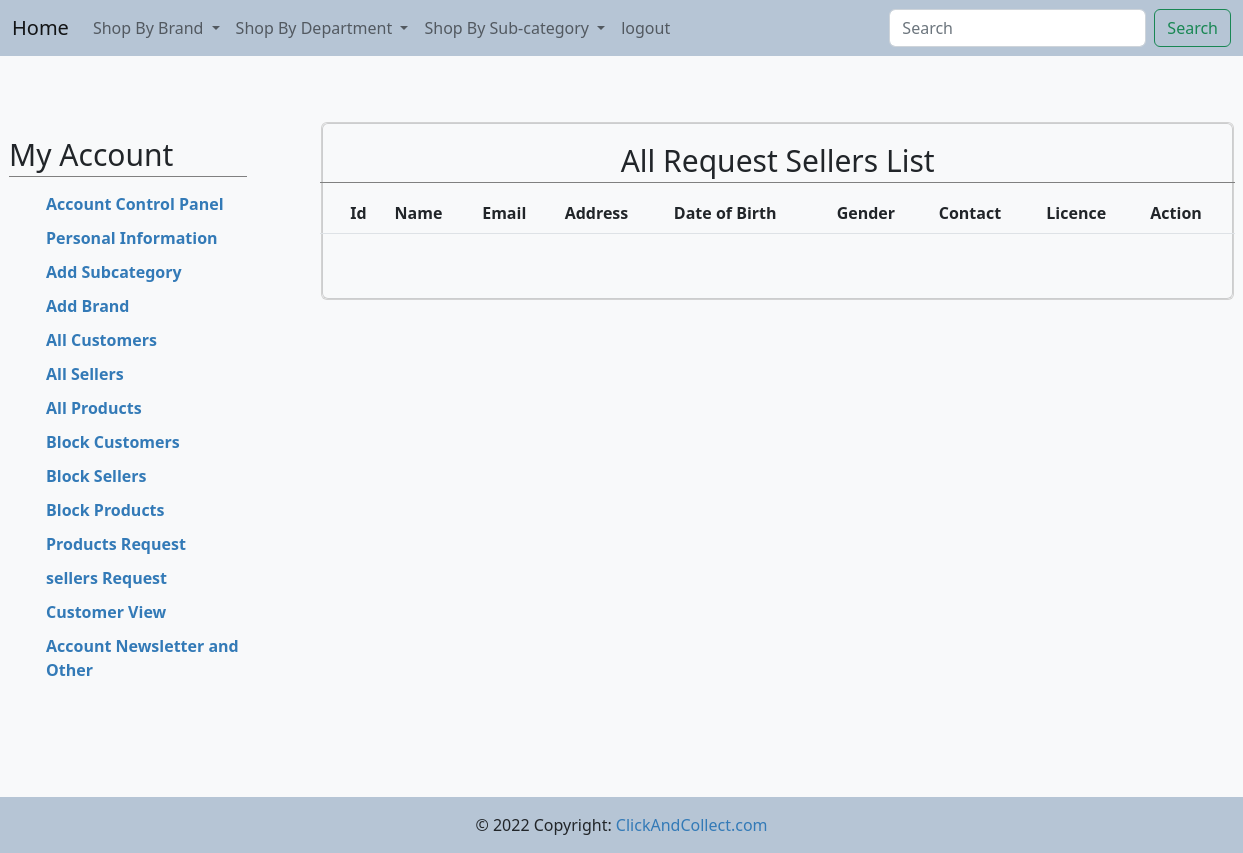
/admin/seller_request.php (signed in), run on an earlier commit of the app's database.
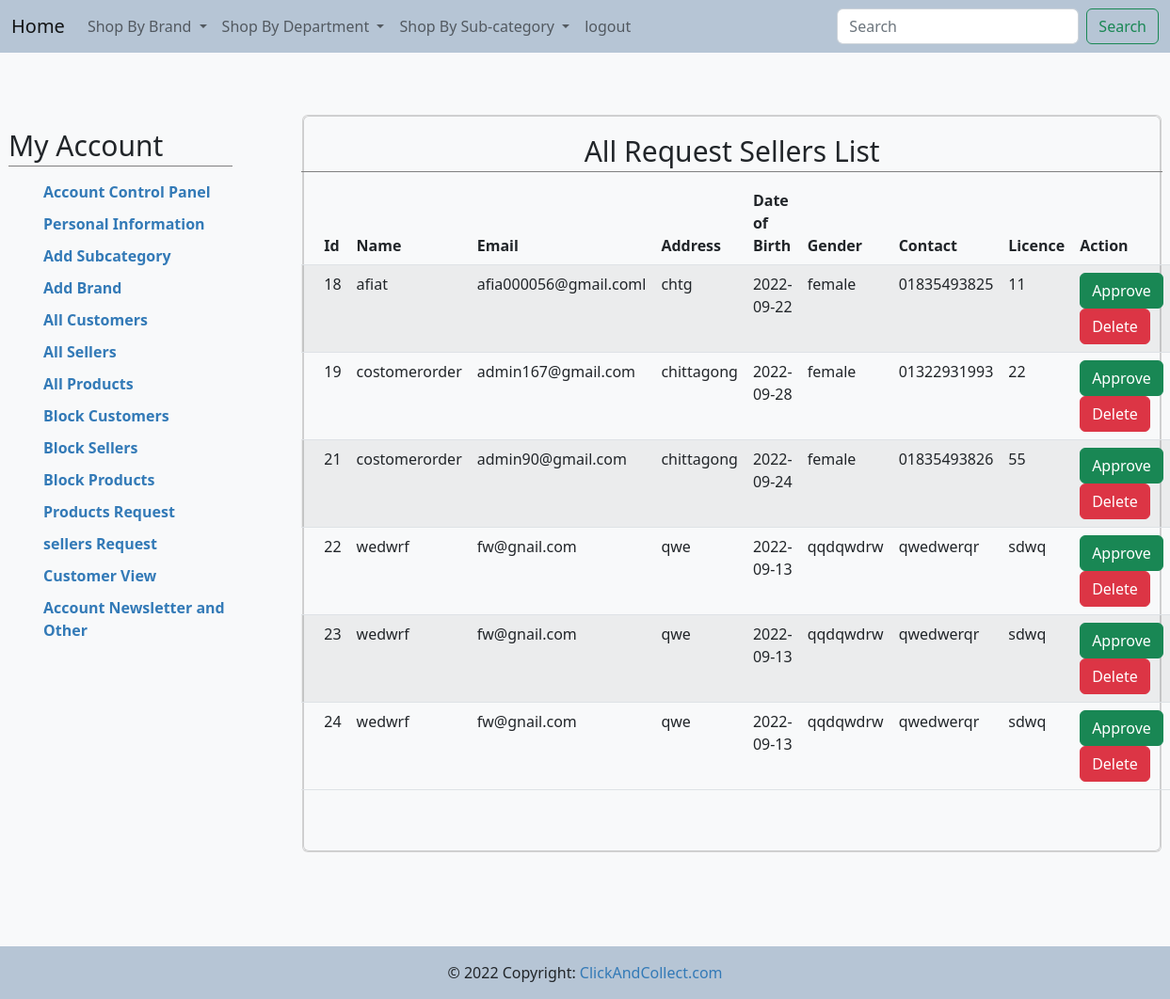
And on a later commit of the database.
### tables this page shows
CREATE TABLE IF NOT EXISTS `sellers` (
  `s_id` int(11) NOT NULL AUTO_INCREMENT,
  `name` varchar(100) NOT NULL,
  `email` varchar(100) NOT NULL,
  `trade_licence` varchar(255) DEFAULT NULL,
  `experience` varchar(255) DEFAULT NULL,
  `cv` varchar(255) DEFAULT NULL,
  `address` varchar(100) DEFAULT NULL,
  `dob` date DEFAULT NULL,
  `gender` varchar(100) DEFAULT NULL,
  `mobile` varchar(100) NOT NULL,
  `pass` varchar(100) NOT NULL,
  `status` int(255) DEFAULT NULL,
  `img` varchar(255) DEFAULT NULL,
  PRIMARY KEY (`s_id`)
);

### admin/seller_request.php (the view, shortened to what this page needs)
<!DOCTYPE html>
<html lang="en">
<head>
        <link href="https://cdn.jsdelivr.net/npm/bootstrap@5.2.1/dist/css/bootstrap.min.css" rel="stylesheet">
        <link rel="stylesheet" href="https://cdn.datatables.net/1.12.1/css/jquery.dataTables.min.css">
        <link href="include/style.css" rel="stylesheet" />
</head>
<body>
<div class="b">
    <?php include 'include/navbar.php' ?>
</div>
<div class="account-page">
<div class="container-fluid">
<div class="row">
<div class="col-sm-3 mt-0 pad">
    <?php include 'include/sidebar.php' ?>
</div>
    <div class="col-sm-9">
        <div class="mt-1 card">
            <div class="card bg-light text-dark">
                <div class="row">
                    <div class="col-md-12 mt-0 mb-5 ml-1">
                        <h2 class="text-center">All Request Sellers List</h2>
                        <table class="table table-striped" id = "requestsellers">
                        <thead>
                            <tr>
                                <th></th>
                                <th>Id</th>
                                <th>Name</th>
                                <th>Email</th>
                                <th>Address</th>
                                <th>Date of Birth</th>
                                <th>Gender</th>
                                <th>Contact</th>
                                <th>Licence</th>
                                <th>Action</th>
                            </tr>
                        </thead>
                        <tbody>
                        <?php
                            include 'include/connection.php';
                            $query = "select * from sellers where status='2'";
                            $table = mysqli_query($con,$query);
                            while($row = mysqli_fetch_array($table)){
                        ?>
                        <tr>
                                <td></td>
                                <td><?php echo $row['s_id'];?></td>
                                <td><?php echo $row['name']; ?></td>
                                <td><?php echo $row['email'];?></td>
                                <td><?php echo $row['address'];?></td>
                                <td><?php echo $row['dob'];?></td>
                                <td><?php echo $row['gender'];?></td>
                                <td><?php echo $row['mobile'];?></td>
                                <td><?php echo $row['trade_licence'];?></td>
                                <td>
                                    <a class="btn btn-success" data-bs-toggle="modal" data-bs-target="#myModal1<?php echo $row['s_id'];?>">Approve</a>
                                    <a class="btn btn-danger" data-bs-toggle="modal" data-bs-target="#myModal<?php echo $row['s_id'];?>">Delete</a>
                                </td>
                            </tr>
                            <?php } ?>
                        </tbody>
                    </table>
                    </div>
                </div>
            </div>
        </div>
    </div>
</div>
</div>
</div>
<div class="bot">
   <?php include 'include/footer.php' ?>
</div>
</body>
</html>

What changed in the data, as far as the page shows it:
added sellers: s_id "18", name "afiat", email "afia000056@gmail.coml", address "chtg", dob "2022-09-22", gender "female", mobile "01835493825", trade_licence "11"
added sellers: s_id "19", name "costomerorder", email "admin167@gmail.com", address "chittagong", dob "2022-09-28", gender "female", mobile "01322931993", trade_licence "22"
added sellers: s_id "21", name "costomerorder", email "admin90@gmail.com", address "chittagong", dob "2022-09-24", gender "female", mobile "01835493826", trade_licence "55"
added sellers: s_id "22", name "wedwrf", email "fw@gnail.com", address "qwe", dob "2022-09-13", gender "qqdqwdrw", mobile "qwedwerqr", trade_licence "sdwq"
added sellers: s_id "23", name "wedwrf", email "fw@gnail.com", address "qwe", dob "2022-09-13", gender "qqdqwdrw", mobile "qwedwerqr", trade_licence "sdwq"
added sellers: s_id "24", name "wedwrf", email "fw@gnail.com", address "qwe", dob "2022-09-13", gender "qqdqwdrw", mobile "qwedwerqr", trade_licence "sdwq"
